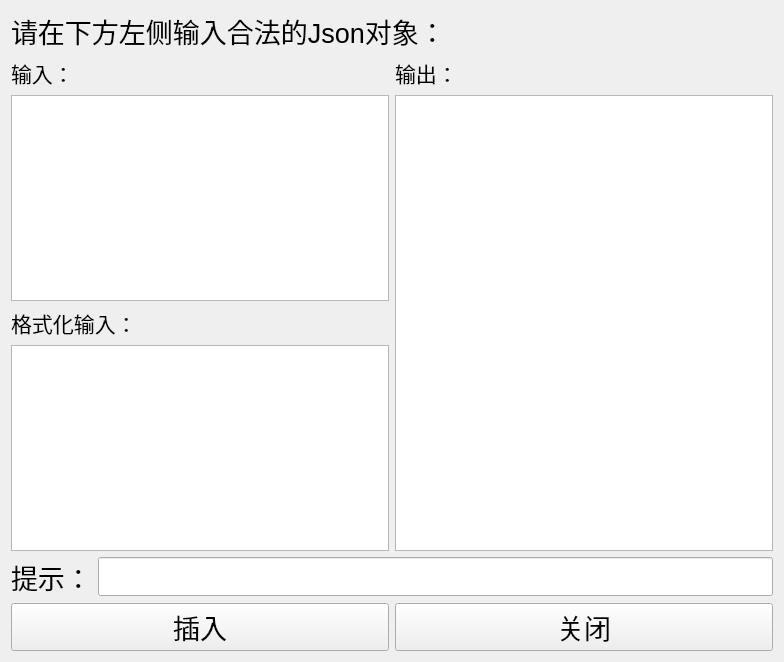
<?xml version="1.0" encoding="UTF-8"?>
<ui version="4.0">
 <class>Widget</class>
 <widget class="QWidget" name="Widget">
  <property name="geometry">
   <rect>
    <x>0</x>
    <y>0</y>
    <width>784</width>
    <height>662</height>
   </rect>
  </property>
  <property name="windowTitle">
   <string>Widget</string>
  </property>
  <layout class="QVBoxLayout" name="verticalLayout_3">
   <item>
    <widget class="QLabel" name="labTitle">
     <property name="font">
      <font>
       <pointsize>20</pointsize>
      </font>
     </property>
     <property name="text">
      <string>请在下方左侧输入合法的Json对象：</string>
     </property>
    </widget>
   </item>
   <item>
    <layout class="QHBoxLayout" name="horizontalLayout">
     <item>
      <layout class="QVBoxLayout" name="verticalLayout">
       <item>
        <widget class="QLabel" name="labInput">
         <property name="font">
          <font>
           <pointsize>16</pointsize>
          </font>
         </property>
         <property name="text">
          <string>输入：</string>
         </property>
        </widget>
       </item>
       <item>
        <widget class="QPlainTextEdit" name="txtEditJsonSrc">
         <property name="font">
          <font>
           <pointsize>14</pointsize>
          </font>
         </property>
        </widget>
       </item>
       <item>
        <widget class="QLabel" name="labInputDisplay">
         <property name="font">
          <font>
           <pointsize>16</pointsize>
          </font>
         </property>
         <property name="text">
          <string>格式化输入：</string>
         </property>
        </widget>
       </item>
       <item>
        <widget class="QPlainTextEdit" name="txtEditJsonSrcDisplay">
         <property name="font">
          <font>
           <pointsize>14</pointsize>
          </font>
         </property>
        </widget>
       </item>
      </layout>
     </item>
     <item>
      <layout class="QVBoxLayout" name="verticalLayout_2">
       <item>
        <widget class="QLabel" name="labOutput">
         <property name="font">
          <font>
           <pointsize>16</pointsize>
          </font>
         </property>
         <property name="text">
          <string>输出：</string>
         </property>
        </widget>
       </item>
       <item>
        <widget class="QPlainTextEdit" name="txtEditJsonRes">
         <property name="font">
          <font>
           <pointsize>14</pointsize>
          </font>
         </property>
        </widget>
       </item>
      </layout>
     </item>
    </layout>
   </item>
   <item>
    <layout class="QHBoxLayout" name="horizontalLayout_3">
     <item>
      <widget class="QLabel" name="labWarning">
       <property name="font">
        <font>
         <pointsize>20</pointsize>
        </font>
       </property>
       <property name="text">
        <string>提示：</string>
       </property>
      </widget>
     </item>
     <item>
      <widget class="QLineEdit" name="txtEditWarning">
       <property name="font">
        <font>
         <pointsize>20</pointsize>
        </font>
       </property>
      </widget>
     </item>
    </layout>
   </item>
   <item>
    <layout class="QHBoxLayout" name="horizontalLayout_2">
     <item>
      <widget class="QPushButton" name="btnOK">
       <property name="font">
        <font>
         <pointsize>20</pointsize>
        </font>
       </property>
       <property name="text">
        <string>插入</string>
       </property>
      </widget>
     </item>
     <item>
      <widget class="QPushButton" name="btnClose">
       <property name="font">
        <font>
         <pointsize>20</pointsize>
        </font>
       </property>
       <property name="text">
        <string>关闭</string>
       </property>
      </widget>
     </item>
    </layout>
   </item>
  </layout>
 </widget>
 <resources/>
 <connections>
  <connection>
   <sender>btnClose</sender>
   <signal>clicked()</signal>
   <receiver>Widget</receiver>
   <slot>close()</slot>
   <hints>
    <hint type="sourcelabel">
     <x>366</x>
     <y>418</y>
    </hint>
    <hint type="destinationlabel">
     <x>458</x>
     <y>422</y>
    </hint>
   </hints>
  </connection>
 </connections>
</ui>
